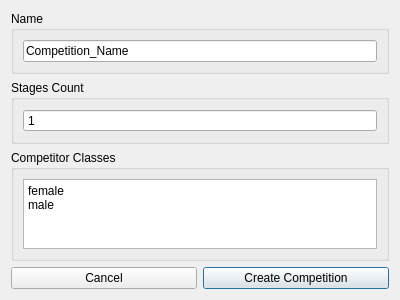
<?xml version="1.0" encoding="UTF-8"?>
<ui version="4.0">
 <class>NCM_Competition</class>
 <widget class="QDialog" name="NCM_Competition">
  <property name="geometry">
   <rect>
    <x>0</x>
    <y>0</y>
    <width>400</width>
    <height>266</height>
   </rect>
  </property>
  <property name="windowTitle">
   <string>Dialog</string>
  </property>
  <layout class="QGridLayout" name="gridLayout">
   <item row="3" column="1">
    <widget class="QPushButton" name="pushButton_Create">
     <property name="text">
      <string>Create Competition</string>
     </property>
    </widget>
   </item>
   <item row="3" column="0">
    <widget class="QPushButton" name="pushButton_Cancel">
     <property name="text">
      <string>Cancel</string>
     </property>
    </widget>
   </item>
   <item row="2" column="0" colspan="2">
    <widget class="QGroupBox" name="groupBox_2">
     <property name="title">
      <string>Competitor Classes</string>
     </property>
     <layout class="QGridLayout" name="gridLayout_3">
      <item row="0" column="0">
       <widget class="QPlainTextEdit" name="plainTextEdit_CompetitorCalsses">
        <property name="plainText">
         <string>female
male</string>
        </property>
       </widget>
      </item>
     </layout>
    </widget>
   </item>
   <item row="1" column="0" colspan="2">
    <widget class="QGroupBox" name="groupBox">
     <property name="sizePolicy">
      <sizepolicy hsizetype="Preferred" vsizetype="Maximum">
       <horstretch>0</horstretch>
       <verstretch>0</verstretch>
      </sizepolicy>
     </property>
     <property name="title">
      <string>Stages Count</string>
     </property>
     <layout class="QGridLayout" name="gridLayout_2">
      <item row="0" column="0">
       <widget class="QSpinBox" name="spinBox_StageCount">
        <property name="buttonSymbols">
         <enum>QAbstractSpinBox::NoButtons</enum>
        </property>
        <property name="minimum">
         <number>1</number>
        </property>
        <property name="maximum">
         <number>100</number>
        </property>
       </widget>
      </item>
     </layout>
    </widget>
   </item>
   <item row="0" column="0" colspan="2">
    <widget class="QGroupBox" name="groupBox_3">
     <property name="title">
      <string>Name</string>
     </property>
     <layout class="QGridLayout" name="gridLayout_4">
      <item row="0" column="0">
       <widget class="QLineEdit" name="lineEdit_CompetitionName">
        <property name="text">
         <string>Competition_Name</string>
        </property>
       </widget>
      </item>
     </layout>
    </widget>
   </item>
  </layout>
 </widget>
 <resources/>
 <connections/>
</ui>
